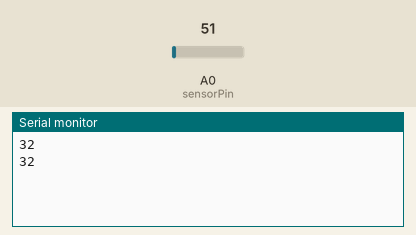
A sketch run on a simulated Arduino Uno, built with avr-gcc and run on an emulated ATmega328P. On the bench: the last lines printed to the serial monitor. Inputs (shaded band) come from the test bench; at power-on: A0 (sensorPin) = 51.

Above: at 1.8 s.
1.9 s: A0 (sensorPin) set to 61
At 2.7 s:
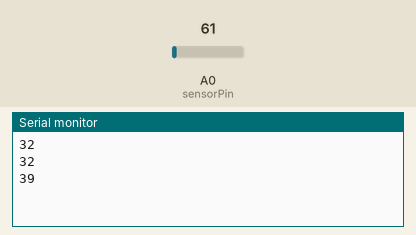
3.4 s: A0 (sensorPin) set to 71
At 4.8 s:
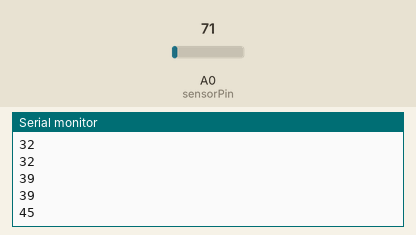
Timing chart, 0 to 6.4 s (numbered marks = the images above; inputs shaded):
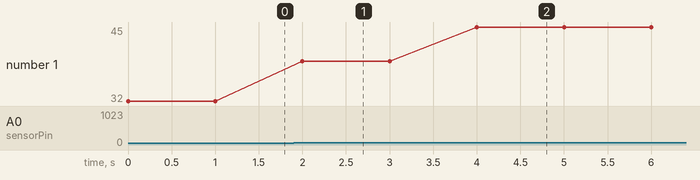

Measured:
- after the input at 1.9 s, the serial monitor: prints a new line after 0.10 s (image 1)
- after the input at 3.4 s, the serial monitor: prints a new line after 0.60 s (image 2)
- plotted number 1: 32 → 39 after the input at 1.9 s, 39 → 45 after the input at 3.4 s

The sketch:

readTemperature.ino
```cpp
/*
 * read the temp via a LM35 sensor
 *
 * connect the lm35 Vout to pin 0
 */

const int sensorPin = 0;

/*
 * run once
 */
void setup()
{
    // initialize serial communication
    Serial.begin(9600);
}

/*
* main loop
*/
void loop()
{
   //getting the voltage reading from the temperature sensor
   int reading = analogRead(sensorPin);

   // converting that reading to voltage, for 3.3v arduino use 3.3
   int voltage = (int) reading * 660.0 / 1024;

   // print out the voltage
   Serial.println(voltage);
   //Serial.println(" volts");

   // now print out the temperature
   //float temperatureC = (voltage - 0.5) * 100 ;  //converting from 10 mv per degree wit 500 mV offset
                                               //to degrees ((volatge - 500mV) times 100)
   //Serial.println(temperatureC);
   //Serial.println(" degress C");

   delay(1000);                                     //waiting a second
}
```
